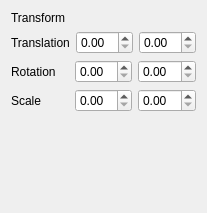
<?xml version="1.0" encoding="UTF-8"?>
<ui version="4.0">
 <class>Inspector</class>
 <widget class="QWidget" name="Inspector">
  <property name="geometry">
   <rect>
    <x>0</x>
    <y>0</y>
    <width>191</width>
    <height>213</height>
   </rect>
  </property>
  <property name="windowTitle">
   <string>Form</string>
  </property>
  <layout class="QVBoxLayout" name="verticalLayout">
   <item>
    <widget class="QLabel" name="label">
     <property name="text">
      <string>Transform</string>
     </property>
    </widget>
   </item>
   <item>
    <layout class="QHBoxLayout" name="horizontalLayout">
     <item>
      <widget class="QLabel" name="label_2">
       <property name="text">
        <string>Translation</string>
       </property>
      </widget>
     </item>
     <item>
      <widget class="QDoubleSpinBox" name="XTranslate"/>
     </item>
     <item>
      <widget class="QDoubleSpinBox" name="YTranslate"/>
     </item>
    </layout>
   </item>
   <item>
    <layout class="QHBoxLayout" name="horizontalLayout_2">
     <item>
      <widget class="QLabel" name="label_3">
       <property name="text">
        <string>Rotation</string>
       </property>
      </widget>
     </item>
     <item>
      <widget class="QDoubleSpinBox" name="XRotate"/>
     </item>
     <item>
      <widget class="QDoubleSpinBox" name="YRotate"/>
     </item>
    </layout>
   </item>
   <item>
    <layout class="QHBoxLayout" name="horizontalLayout_3">
     <item>
      <widget class="QLabel" name="label_4">
       <property name="text">
        <string>Scale</string>
       </property>
      </widget>
     </item>
     <item>
      <widget class="QDoubleSpinBox" name="XScale"/>
     </item>
     <item>
      <widget class="QDoubleSpinBox" name="YScale"/>
     </item>
    </layout>
   </item>
   <item>
    <spacer name="verticalSpacer">
     <property name="orientation">
      <enum>Qt::Vertical</enum>
     </property>
     <property name="sizeHint" stdset="0">
      <size>
       <width>20</width>
       <height>61</height>
      </size>
     </property>
    </spacer>
   </item>
  </layout>
 </widget>
 <resources/>
 <connections/>
</ui>
